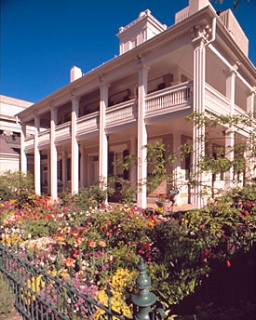
#> input picture Lab1/images/beehive_house.jpg, 256 x 320 px
$ python imshowcv.py
#> lines starting #> are read from the running program, lines starting #| are printed output that depends on the picture
#> further down, input_image is the input picture: shape (320, 256, 3); mean B, G, R 109.3, 107.4, 121.2
# environment and libraries
import os
import glob
import numpy as np
import random
import cv2
import matplotlib
import matplotlib.pyplot as plt

import warnings
warnings.simplefilter(action = "ignore", category = RuntimeWarning)
warnings.simplefilter(action = "ignore", category = UserWarning)

from mpl_toolkits.mplot3d import Axes3D


def convert_rgb_to_opponent(input_image):
    '''
    Converts an RGB image into the opponent color space and
    returns the image with opponent color channels.

    Args:
        input_image: RGB image

    Returns:
        new_image: image with channels representing opponent color space
    '''

    # YOUR CODE HERE
    # convert input image to array format if not already
    if not isinstance(input_image, np.ndarray):
        input_image = np.array(input_image)

    # extract the color channels for further calculations
    R = input_image[:,:,0]
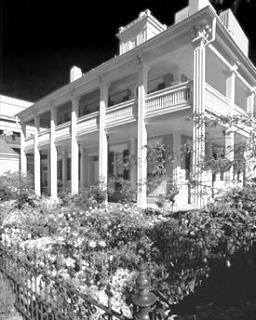
#> R: shape (320, 256) float32; min 0, max 255, mean 121.2
    G = input_image[:,:,1]
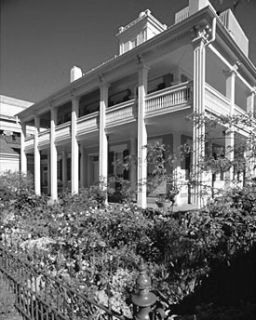
#> G: shape (320, 256) float32; min 0, max 255, mean 107.4
    B = input_image[:,:,2]
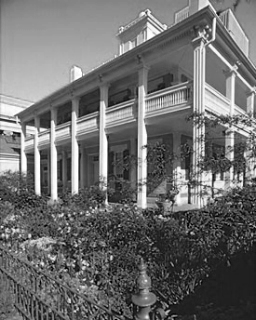
#> B: shape (320, 256) float32; min 0, max 255, mean 109.3

    # Compute O1,O2,O3
    O1 = (R-G) / np.sqrt(2)
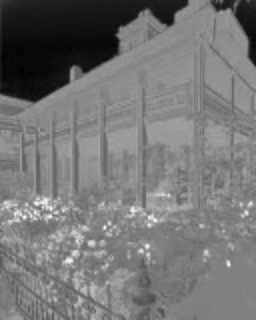
#> O1: shape (320, 256) float32; min -70.71, max 103.2, mean 9.7; drawn with min black and max white
    O2 = (R+G-2*B) / np.sqrt(6)
    O3 = (R+G+B) / np.sqrt(3)

     # Compute O1,O2,O3
    O1 = (R-G) / np.sqrt(2)
    O2 = (R+G-2*B) / np.sqrt(6)
    O3 = (R+G+B) / np.sqrt(3)

    # Normalize to [0,1] range

    # -255/sqrt(2) <= O1 <= 255/sqrt(2)
    maxO1 = 255/np.sqrt(2)
    minO1 = -255/np.sqrt(2)
    O1 = (O1 - minO1)/(maxO1 - minO1)
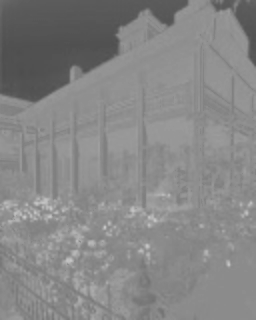
#> O1: shape (320, 256) float32; min 0.304, max 0.786, mean 0.527

    # (-2*255)/sqrt(6) <= O2 <= (2*255)/sqrt(6)
    maxO2 = (2*255)/np.sqrt(6)
    minO2 = (-2*255)/np.sqrt(6)
    O2 = O2 = (O2 - minO2)/(maxO2 - minO2)
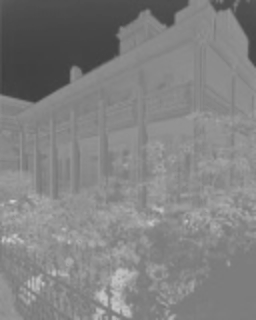
#> O2: shape (320, 256) float32; min 0.248, max 0.818, mean 0.51

    # 0 <= O3 <= 3*255/sqrt(3)
    maxO3 = 3*255/np.sqrt(3)
    minO3 = 0
    O3 = O3 = (O3 - minO3)/(maxO3 - minO3)

    new_image = np.stack((O1, O2, O3), axis=-1)
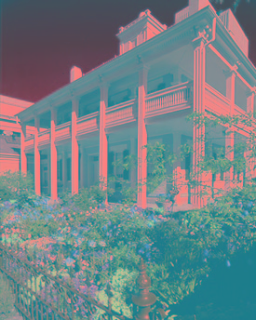
#> new_image: shape (320, 256, 3) float32; mean of channels 0, 1, 2 0.527, 0.51, 0.442; drawn as B, G, R

    return new_image

if __name__ == '__main__':
    # generate opponent image using the function defined above
    #input_image = cv2.imread('images/sunflower.jpg')
    input_image = cv2.imread('images/beehive_house.jpg')
    # Convert the image into double precision for conversions
    input_image = input_image.astype(np.float32)

    input_image = cv2.cvtColor(input_image, cv2.COLOR_BGR2RGB)
    opponent = convert_rgb_to_opponent(input_image)

    cv2.imshow('all',opponent)

    cv2.imshow('O1',opponent[:,:,0])

    cv2.imshow('O2',opponent[:,:,1])

    cv2.imshow('O3',opponent[:,:,2])
    cv2.waitKey(0)

$ run again, with Lab1/images/sunflower.jpg copied over Lab1/images/beehive_house.jpg
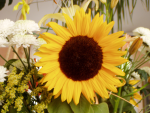
#> input picture Lab1/images/sunflower.jpg, 150 x 113 px
#> input_image is the input picture: shape (113, 150, 3); mean B, G, R 63.8, 135.8, 164.2
#> in convert_rgb_to_opponent, `O2 = O2 = (O2 - minO2)/(maxO2 - minO2)`:
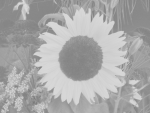
#> O2: shape (113, 150) float32; min 0.48, max 0.863, mean 0.669
#> in convert_rgb_to_opponent, `new_image = np.stack((O1, O2, O3), axis=-1)`:
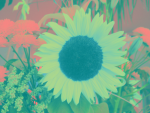
#> new_image: shape (113, 150, 3) float32; mean of channels 0, 1, 2 0.556, 0.669, 0.475; drawn as B, G, R
